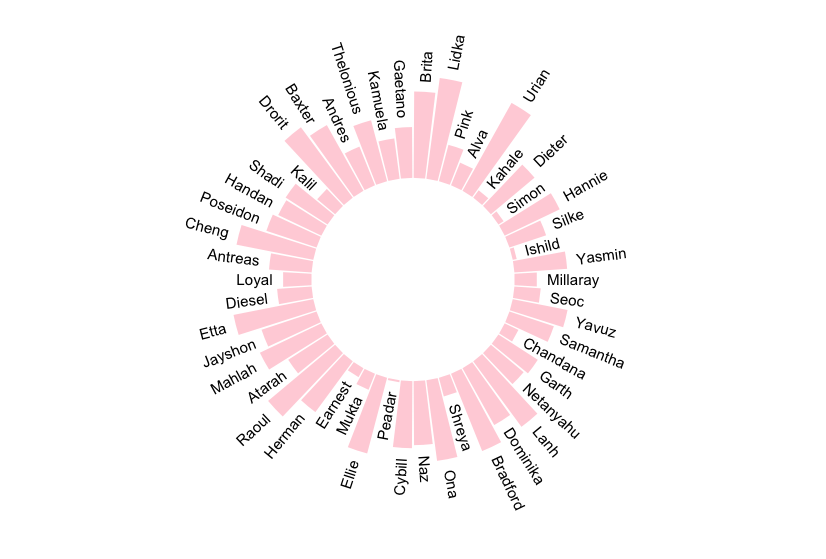

The R source for this figure:
#23-0822 tues 18:30

#
library(tidyverse)

#
(mpg |> count(manufacturer, model) -> temp1)

#colorspace
temp1 |> 
  ggplot(aes(x = model, y = n, fill = manufacturer)) +
  geom_bar(stat = "identity") +
  scale_fill_discrete_qualitative("cold", n = 15) +
  ylim(-5,12) +
  theme_void() +
  coord_polar() #+

#nord()
temp1 |> 
  ggplot(aes(x = model, y = n, fill = manufacturer)) +
  geom_bar(stat = "identity") +
  nord::scale_fill_nord("afternoon_prarie") +
  ylim(-5,12) +
  theme_void() +
  coord_polar() 

#coord_polar
(df <- read_csv(file='https://github.com/regenesis90/datasets/raw/master/sample04_circular_barplot_df.csv'))

glimpse(df)
df
lb <- df
lb
(angle <- 90-(360*(lb$rno-.5)/nrow(df)))
(lb$hjust <- ifelse(angle < -90, 1, 0))
(lb$angle <- ifelse(angle < -90, angle + 180, angle))
lb

#
ggplot(df, 
       aes(x = as.factor(rno), 
           y = test_result)) +
  geom_bar(stat = "identity", alpha = .7, fill = 'pink')+
  coord_polar(start = 0) +
  ylim(-100, 120) +
  theme_void() +
  geom_text(data = lb, 
            aes(x = rno,test_result+10,
                    label = rname,
                    hjust = hjust),
            color = "black", size = 4,
            angle = lb$angle, inherit.aes = F)

#
mpg |> count(manufacturer, model, sort = T) |> 
  mutate(num = row_number(), .before = 1) -> temp_d
temp_d -> temp_l

(angle2 <- 90-(360*(temp_l$num-.5)/nrow(temp_d)))
(temp_l$hjust <- ifelse(angle2 < -90, 1,0))
(temp_l$angle2 <- ifelse(angle2 < -90, angle2 + 180, angle2))
temp_l

ggplot(temp_d,
       aes(x = as.factor(num),
           y = n)) +
  geom_bar(stat = "identity", alpha = .7,
           aes(fill = manufacturer)) +
  coord_polar() +
  ylim(-3, 14) +
  theme_void() +
  geom_text(data = temp_l,
            aes(x = num, y = n+1,
                label = model, 
                hjust = hjust),
            color = "black", size = 4,
            angle = temp_l$angle2, inherit.aes = F) +
  scale_fill_nord("afternoon_prarie")

nord_palettes

#


#


#
